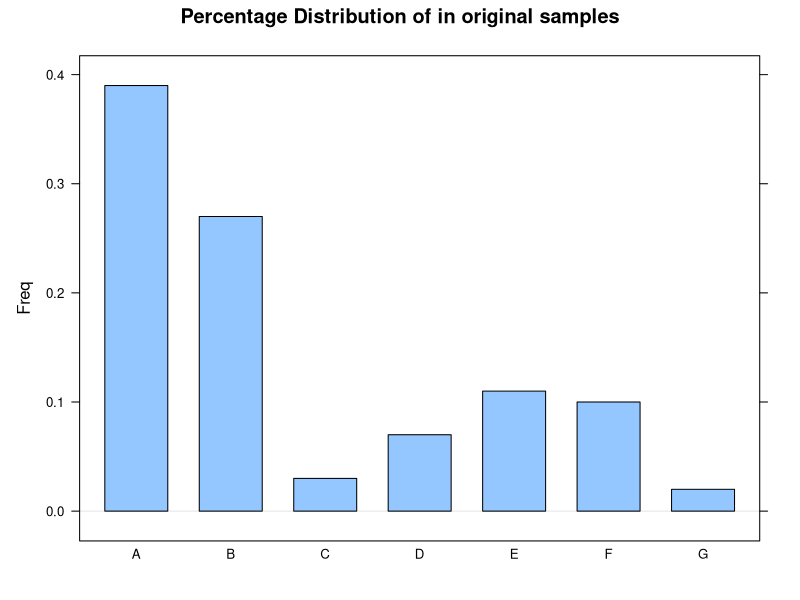
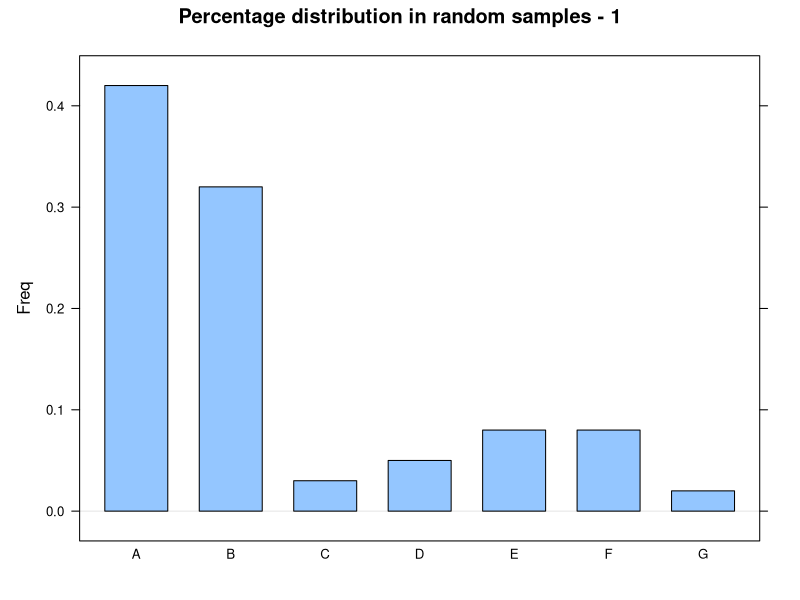
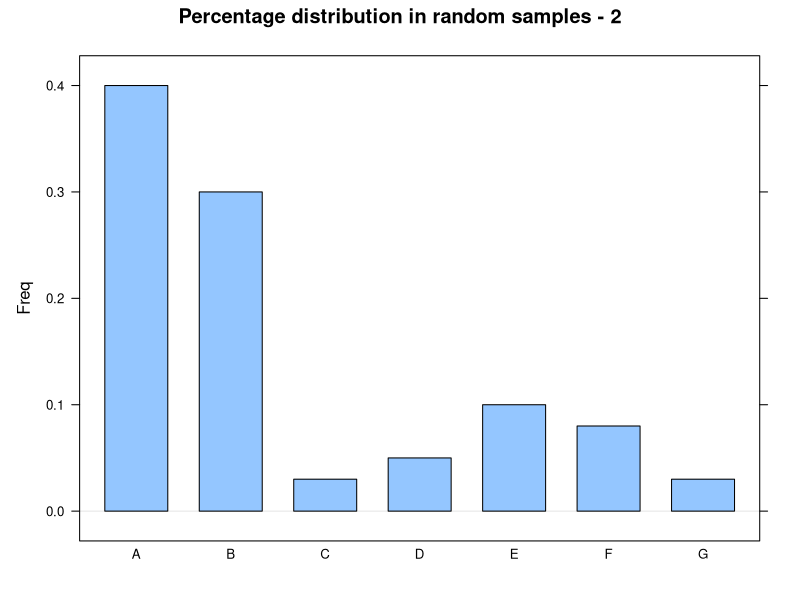
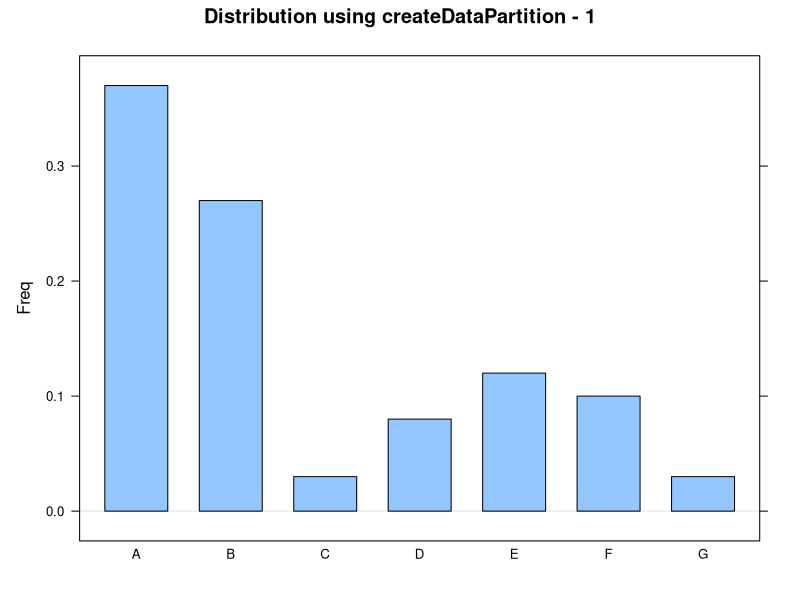
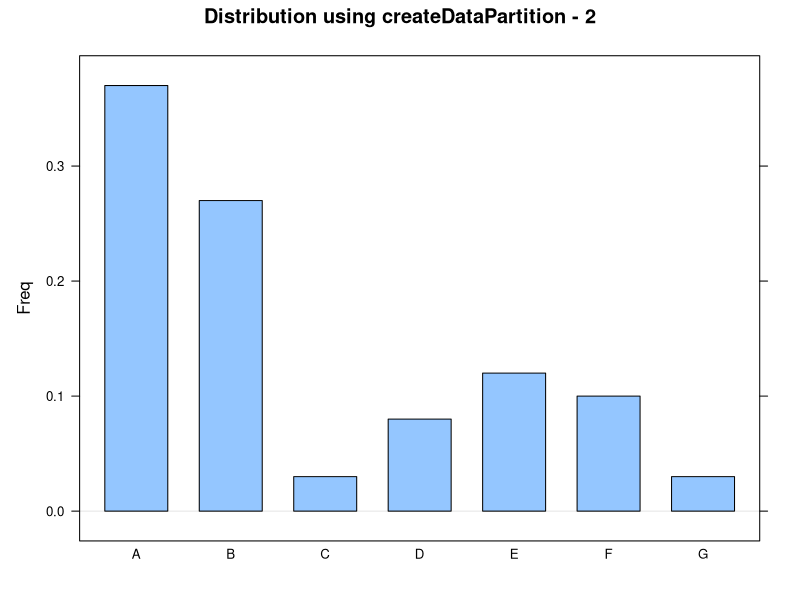

Write the R code that produced these figures, in order.
## ---- chunk 1
knitr::opts_chunk$set(echo = FALSE)
knitr::opts_chunk$set(warning = FALSE)
knitr::opts_chunk$set(prompt = FALSE)
knitr::opts_chunk$set(error = FALSE)
knitr::opts_chunk$set(message = FALSE)
knitr::opts_chunk$set(cache = FALSE)
knitr::opts_chunk$set(fig.width = 5)
knitr::opts_chunk$set(fig.height = 5)
knitr::opts_knit$set(root.dir = 'C:/Users/R/Predictive_Modeling')
## ---- chunk 2
list.packages = c("ggplot2", "mlbench", "lattice", "car", "knitr", "caret", "e1071", "DT", "gplots", "ROCR", "klaR", "corrplot", "AppliedPredictiveModeling", "data.table")
list.packages = unique(list.packages)
install.pack = list.packages %in% installed.packages()
if(length(list.packages[!install.pack]) > 0) 
  install.p = install.packages(list.packages[!install.pack])
library = lapply(list.packages, require, character.only=TRUE)
## ---- chunk 3
#for multiple density plot #the data should be melt.
my_densityplot = function(meltData)
{
  densityplot(~value|variable, data = meltData, scales = list(x = list(relation = "free"), y = list(relation = "free")), adjust = 1.25, pch = "|", xlab = "Predictor")
}

#for multiple histogram #the data should be melt
my_multipleHistogram = function(meltData, bins)
{
  ggplot(data = melt(meltData), mapping = aes(x = value)) + geom_histogram(bins = bins) + facet_wrap(~variable, scales = 'free_x')
}

#for multiple correlation plots with correlation coefficient & p-value calculation
panel.cor <- function(x, y, digits = 2, cex.cor, ...)
{
  usr <- par("usr"); on.exit(par(usr))
  par(usr = c(0, 1, 0, 1))
  # correlation coefficient
  r <- cor(x, y)
  txt <- format(c(r, 0.123456789), digits = digits)[1]
  txt <- paste("r= ", txt, sep = "")
  text(0.5, 0.6, txt)

  # p-value calculation
  p <- cor.test(x, y)$p.value
  txt2 <- format(c(p, 0.123456789), digits = digits)[1]
  txt2 <- paste("p= ", txt2, sep = "")
  if(p<0.01) txt2 <- paste("p= ", "<0.01", sep = "")
  text(0.5, 0.4, txt2)
}
## ---- chunk 4
data(ChemicalManufacturingProcess)
## ---- chunk 5
#set.seed(7658)
#pls_chem = train(Yield ~ ., data = ChemicalManufacturingProcess, method = "pls", preProc = c("center", "scale"), tuneLength = 10, trControl = trainControl(method = "repeatedcv", repeats = 5), na.action = na.pass)
#r2_val <- pls_chem$results[, c("ncomp", "Rsquared", "RsquaredSD")]
#r2_val$RsquaredSEM <- r2_val$RsquaredSD/sqrt(length(pls_chem$control$index))
## ---- chunk 6
error = c(0.0272,  0.0298,  0.0302,  0.0308, 0.0322,  0.0327,  0.0333,  0.0330, 0.0326, 0.0324)
mean = c(0.444,  0.500, 0.533, 0.545,  0.542, 0.537, 0.534, 0.534, 0.520, 0.507)
toler = round((mean - 0.545) / 0.545, 4)
## ---- chunk 7
data(oil)
#str(oilType) 
tb = round(table(oilType) / 96, 2)
barchart(tb, horizontal = F, main = 'Percentage Distribution of in original samples')
dist = as.data.frame(round(table(oilType) / 96, 2))
#kable(dist, caption = 'Percentage Distribution of in original samples')
## ---- chunk 8
sampNum = 60
set.seed(23123)
list_table = vector(mode = "list", length = 30)

#tb = round(table(oilType) / 96, 2)
#barchart(tb, horizontal = F)

for(i in 1:length(list_table))
  list_table[[i]] = round(table(sample(oilType, size = sampNum)) / 60, 2)
  #list_table[[i]] = sample(oilType, size = sampNum))

barchart(list_table[[1]], horizontal = F, main = 'Percentage distribution in random samples - 1')
barchart(list_table[[2]], horizontal = F, main = 'Percentage distribution in random samples - 2')
#cat("Percentage distribution in random samples")
#head(list_table, 5)
## ---- chunk 9
seed.set = 234901
list_caret = createDataPartition(oilType, p = 0.59, times = 30)
perc_caret = lapply(list_caret, function(x, y) round(table(y[x])/60, 2), y = oilType)

barchart(perc_caret[[1]], horizontal = F, main = 'Distribution using createDataPartition - 1')
barchart(perc_caret[[2]], horizontal = F, main = 'Distribution using createDataPartition - 2')
#cat("Percentage distribution using createDataPartition")
#head(perc_caret, 5)
## ---- chunk 10
sample_size = c(10, 15, 20, 25, 30, 20, 20, 20, 20, 20)
accuracy = c(0.9, 0.9, 0.9, 0.9, 0.9, 0.75, 0.80, 0.85, 0.9, 0.95)
bin1 = binom.test(round(accuracy[1]*sample_size[1]), sample_size[1])
dt = t(as.data.frame(round(bin1$conf.int, 3)))

for(i in 2:10)
{
  bin = binom.test(round(accuracy[i]*sample_size[i]), sample_size[i])
  new_tb = t(as.data.frame(round(bin$conf.int, 3)))
  dt = rbind(dt, new_tb)
}

rownames(dt) = NULL
colnames(dt) = c('lower_bound', 'upper_bound')

dt1 = data.frame(sample_size, accuracy)
dt2 = cbind(dt1, dt)
dt2$width = dt2$upper_bound - dt2$lower_bound
kable(dt2, caption = "Table of width using diffrent sample size and accuracy")
